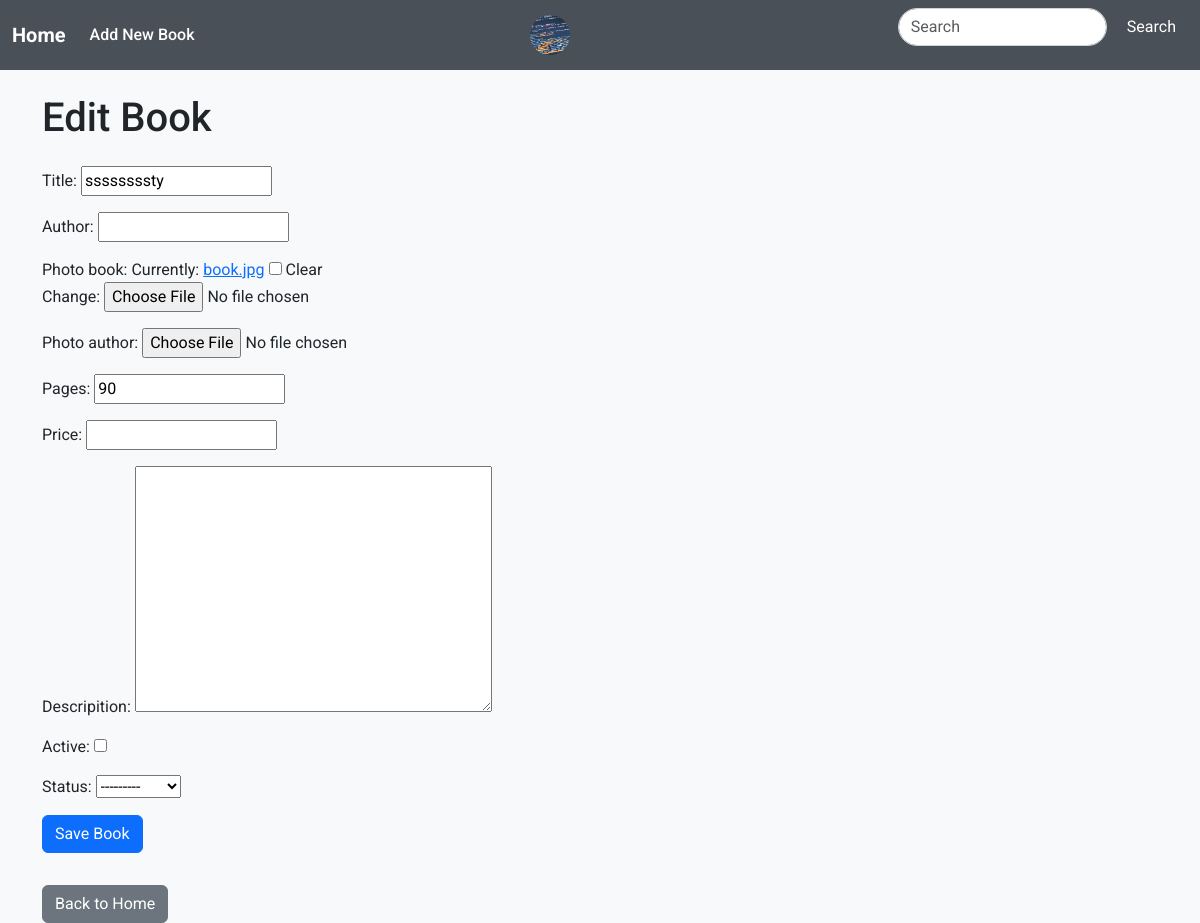
The page /edit/14/ (signed in) on the database as committed earlier.
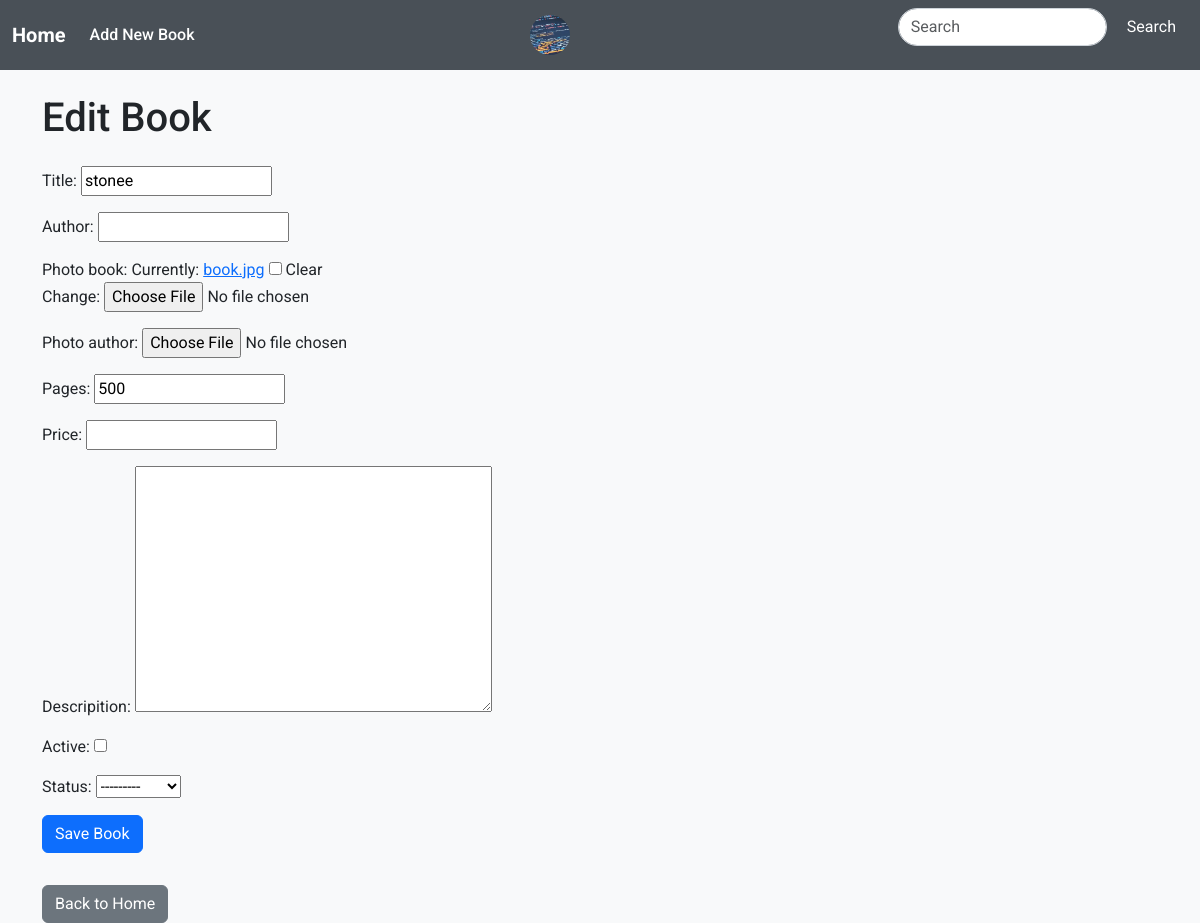
The same page on the database as committed later.
### book/models.py (models this page shows, shortened)
class Book(models.Model):
    title = models.CharField(max_length=200)
    author = models.CharField(max_length=200, blank=True)
    photo_book = models.ImageField(upload_to='photos_books', null='True', blank=True, default='book.jpg')
    photo_author = models.ImageField(upload_to='photos_authors', null=True, blank=True)
    pages = models.IntegerField()
    price = models.DecimalField(max_digits=5, decimal_places=2,null=True, blank=True)
    descripition = models.TextField(null=True, blank=True)
    created_at = models.DateTimeField(auto_now_add=True)
    active = models.BooleanField(default=True)
    status = models.CharField(max_length=50, choices=status_books, null=True, blank=True)

### book/views.py (the view, shortened to what this page needs)
# urls.py: path('edit/<int:pk>/', BookUpdateView.as_view(), name='edit_book'),
class BookUpdateView(LoginRequiredMixin, UpdateView):
    model = Book
    form_class = BookForm
    template_name = 'book/edit_book.html'

### book/forms.py
class BookForm(forms.ModelForm):
    class Meta:
        model = Book
        fields = '__all__'

### book/templates/book/edit_book.html (shortened to what this page needs)
{% extends 'base.html' %}
{% load static %}
{% block body %}
<div class="container mt-4">
    <h1 class="mb-4">Edit Book</h1>
    <form method="post" enctype="multipart/form-data">
        <div class="mb-3">
            {{ form.as_p }}
        </div>
        <button type="submit" class="btn btn-primary">Save Book</button>
    </form>
    <a href="{% url 'book:book' %}" class="btn btn-secondary mt-3">Back to Home</a>
</div>
{% endblock body %}

Rows that differ between the two databases and show on the page:
changed Book: title "ssssssssty" → "stonee"; pages "90" → "500"
